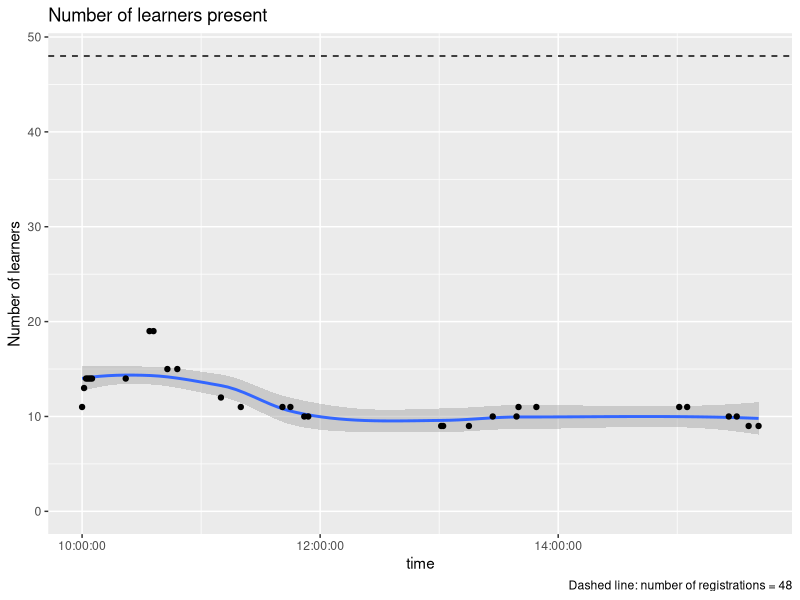

Reproduce this figure in R.
#!/bin/env Rscript
t <- readr::read_csv("20241022_counts.csv", show_col_types = FALSE)
t$n_total <- t$n_cam_on + t$n_cam_off
n_registrations_python <- 48


ggplot2::ggplot(t, ggplot2::aes(x = time, y = n_total)) + 
  ggplot2::geom_smooth() +
  ggplot2::geom_point() + 
  ggplot2::scale_y_continuous(
    "Number of learners",
    limits = c(0, n_registrations_python)
  ) +
  ggplot2::geom_hline(yintercept = n_registrations_python, lty = "dashed") +
  ggplot2::labs(
    title = "Number of learners present",
    caption = paste0("Dashed line: number of registrations = ", n_registrations_python)
  )

ggplot2::ggsave("n_learners_in_time.png", width = 7, height = 4)
